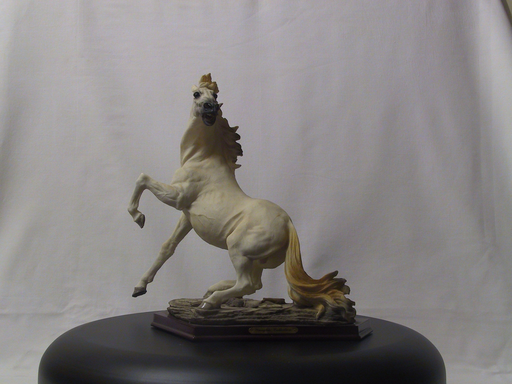
#> input picture hw05_Epipolar Line/horse_0.png, 512 x 384 px
$ python hw05.py   (Python 2 division)   (older library calls are emulated)
#> lines starting #> are read from the running program, lines starting #| are printed output that depends on the picture
import cv2
import numpy as np
import math
from numpy.linalg import  inv

points = []
def read_image(img_name):
#> called with img_name = 'horse_0.png'
    img = cv2.imread(img_name,1)
#> img is the input picture: shape (384, 512, 3); mean B, G, R 128.4, 129, 132.7
    if img is None:
        print ("file: '{}' could not read".format(img_name))
        return -1
    else:
        return img
def find_avg_point(points):
    avgx = 0
    avgy = 0

    for p1 in points:
        avgx = avgx + p1[0]
        avgy = avgy + p1[1]

    avgp = (avgx/len(points),avgy/len(points))
    return avgp
def find_avg_distance(points):
    avg = 0
    for p in points:
        avg = avg + math.sqrt(pow(p[0],2)+pow(p[1],2))

    avg = avg/len(points)
    return avg
## Function to pick 8 random unique point
def pick_random(number):
    while True:
        r =np.random.randint(number,size=8)
        r.sort(kind='quicksort')
        c = 0
        while c<7:
            if r[c] ==r[c+1]:
                flag = True
                break
            else:
                flag = False
                c = c+1

        if flag == False:
            break
    return r
def eightPointAlgorithm(points1,points2):
    ## Find normalization parameters
    avgp_1 = find_avg_point(points1)
    avgp_2 = find_avg_point(points2)

    moved_points1 = []
    moved_points2 = []
    for (p1,p2) in zip(points1,points2):
        temp1 = [(p1[0]-avgp_1[0]),(p1[1]-avgp_1[1])]
        temp2 = [(p2[0]-avgp_2[0]),(p2[1]-avgp_2[1])]
        moved_points1.append(temp1)
        moved_points2.append(temp2)

    avgdistance_1 = find_avg_distance(moved_points1)
    avgdistance_2 = find_avg_distance(moved_points2)

    scale1 = math.sqrt(2)/avgdistance_1
    scale2 = math.sqrt(2)/avgdistance_2
    for (p1,p2) in zip(moved_points1,moved_points2):
        p1[0] = p1[0]*scale1
        p1[1] = p1[1]*scale1
        p2[0] = p2[0]*scale2
        p2[1] = p2[1]*scale2

    ## Calculate T matrices from founded parameters
    t1 = np.array([ [scale1,0,-1*avgp_1[0]*scale1],
                    [0,scale1,-1*avgp_1[1]*scale1],
                    [0,0,1]
                    ])
    t2 = np.array([ [scale2,0,-1.0*avgp_2[0]*scale2],
                    [0,scale2,-1.0*avgp_2[1]*scale2],
                    [0,0,1]
                    ])
    ## Construct A matrices from normalized correspondences
    A = np.zeros((len(moved_points1),9))
    i = 0
    for (p1,p2) in zip(moved_points1,moved_points2):
        A[i]   = [p2[0]*p1[0],p2[0]*p1[1],p2[0], p2[1]*p1[0], p2[1]*p1[1], p2[1],
                    p1[0], p1[1], 1]
        i = i+1
    ## Evaluate SVD of A matrix
    (U, S, V) = np.linalg.svd(A)
    V = V.conj().T;
    F = V[:,8].reshape(3,3).copy()
    (U,D,V) = np.linalg.svd(F);
    F = np.dot(np.dot(U,np.diag([D[0], D[1], 0])),V);

    # denormalize
    F = np.dot(np.dot(t2.T,F),t1);
    return F

## Lab9 RANSAC Algorithm
def ransacFundamentalMatrix(good,kp1,kp2):
    ## initial guess for iteration(N)
    N = 10000
    ## iteration counter
    Nplus = 0
    ## Keep best Matrix with maximum inlier number
    bestF = np.zeros((3,3),np.float)
    maxInlier = 0
    ## iteration to find best Matrix
    while Nplus<N:
        random8_1 = []
        random8_2 = []
        ## pick random correspondences
        random8 = pick_random(len(good))
        for i in random8:
            p1 = (float(kp1[good[i][0].queryIdx].pt[0]),float(kp1[good[i][0].queryIdx].pt[1]))
            p2 = (float(kp2[good[i][0].trainIdx].pt[0]),float(kp2[good[i][0].trainIdx].pt[1]))
            random8_1.append(p1)
            random8_2.append(p2)

        ## find Matrix with random 8 correspondences
        F = eightPointAlgorithm(np.asarray(random8_1),np.asarray(random8_2))
        inlierCount = 0

        ## Calculate inlier number for FMatrix obtained using selected 8 corr.
        for i in range(len(good)):
            p1 = [kp1[good[i][0].queryIdx].pt[0],kp1[good[i][0].queryIdx].pt[1]]
            p2 = [kp2[good[i][0].trainIdx].pt[0],kp2[good[i][0].trainIdx].pt[1]]
            temp = [p1[0],p1[1],1.0]
            line = np.dot(F,temp)
            distance = np.absolute(line[0]*p2[0]+line[1]*p2[1]+line[2])/np.sqrt(pow(line[0],2)+pow(line[1],2))
            if (distance <=3):
                inlierCount = inlierCount+1

        if(inlierCount>maxInlier):
            maxInlier = inlierCount
            bestF = F.copy()
        if inlierCount <1:
            continue

        inlierRatio = (float(inlierCount)/len(good))*100.0
        #print inlierRatio

        ## Assign new N
        ws = pow(float(inlierCount)/len(good),8)
        Nnew = math.log10(0.01)/math.log10(1-ws)
        if Nnew<N:
            N = Nnew
        Nplus = Nplus+1

    ## Get inliers of best FMatrix
    corr1 = []
    corr2 = []
    for i in range(len(good)):
        p1 = [kp1[good[i][0].queryIdx].pt[0],kp1[good[i][0].queryIdx].pt[1]]
        p2 = [kp2[good[i][0].trainIdx].pt[0],kp2[good[i][0].trainIdx].pt[1]]
        temp = [p1[0],p1[1],1.0]
        line = np.dot(bestF,temp)
        distance = np.absolute(line[0]*p2[0]+line[1]*p2[1]+line[2])/np.sqrt(pow(line[0],2)+pow(line[1],2))

        if (distance <=3):
            corr1.append(p1)
            corr2.append(p2)

    return corr1,corr2
## Mouse CallBack
def mouseCallBack(event,x,y,flags,param):
    global points

    if event == cv2.EVENT_LBUTTONDBLCLK:
        if x < (img1.shape)[1]:
            points.append([x,y])
        else:
            print 'Pick a point from first image'

def drawLine(line,combined,shape):

    borders =[  [0, 1, 0],[1, 0, 0],
                [0, 1, -1*shape[0]],
                [1, 0, -1*shape[1]]
             ]
    intercept = []
    for border in borders:
        cross = np.cross(line,border)
        if cross[2] != 0:
            cross = cross/cross[2]
            if(cross[0]>=0 and cross[0]<=shape[1]) and (cross[1]>=0 and cross[1]<=shape[0]):
                intercept.append([int(shape[1]+cross[0]),int(cross[1])])

    cv2.line(combined,(intercept[0][0],intercept[0][1]),(intercept[1][0],intercept[1][1]),
            (0,0,255),1,cv2.LINE_AA )

if __name__== '__main__':

    ## Read images and convert Gray
    src1 = read_image("horse_0.png")
    src2 = read_image("horse_20.png")
#> call 2 of read_image, with img_name = 'horse_20.png'
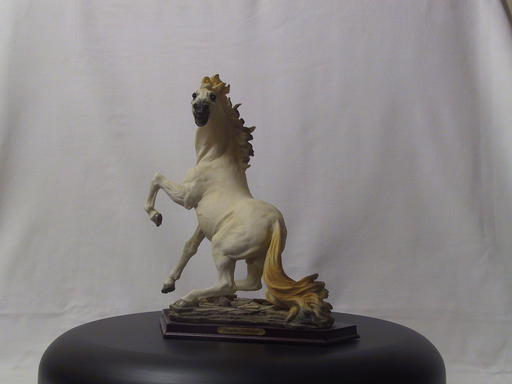
#> input picture hw05_Epipolar Line/horse_20.png, 512 x 384 px
#> in read_image, img is the input picture: shape (384, 512, 3); mean B, G, R 131.8, 131.7, 136
    img1 = cv2.cvtColor(src1,cv2.COLOR_BGR2GRAY)
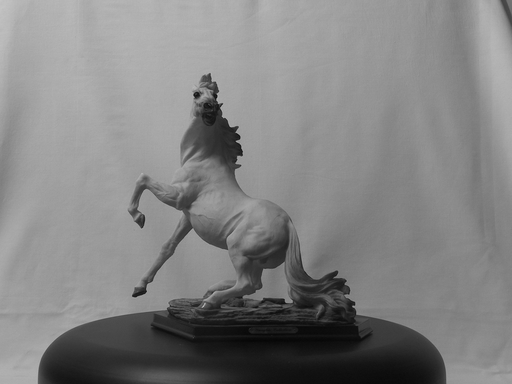
#> img1: shape (384, 512); min 6, max 197, mean 130
    img2 = cv2.cvtColor(src2,cv2.COLOR_BGR2GRAY)
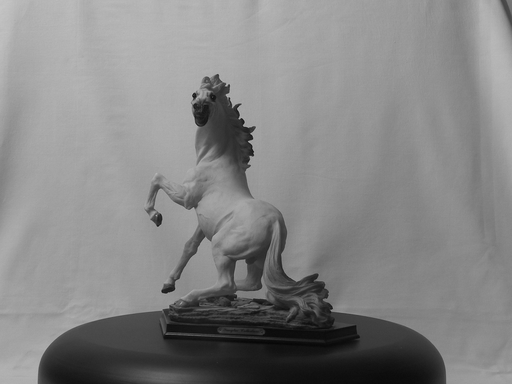
#> img2: shape (384, 512); min 6, max 197, mean 133

    ## Find Keypoints and descriptors with SIFT
    sift = cv2.xfeatures2d.SIFT_create()
    kp1,des1 = sift.detectAndCompute(img1,None)
#> kp1 = 185 keypoints; strongest (x, y, size): (197, 95, 4.7), (214, 135, 36.1), (135, 295, 3.3), (141, 221, 6.3)
    kp2,des2 = sift.detectAndCompute(img2,None)
#> kp2 = 208 keypoints; strongest (x, y, size): (194, 95, 3.3), (220, 123, 40.2), (158, 220, 6.7), (168, 289, 7.1)

    ## Make kNN match
    bf = cv2.BFMatcher()
    matches = bf.knnMatch(des1,des2,k=2)
#> matches = 185 matches
    ## Apply ratio test
    good = []
    for m,n in matches:
        if m.distance<0.75*n.distance:
            good.append([m])
#> after the loop, good = 28 matches

    ## Implement RANSAC Algorithm
    corr1,corr2 = ransacFundamentalMatrix(good,kp1,kp2)
#> the loop in ransacFundamentalMatrix, `while Nplus<N:` made 66 passes
#> (random8, inlierRatio, ws, Nnew, N) on passes 5, 6, 9: ([3, 6, 11, 14, 18, 23, 25, 27], 53.57, 0.00678, 676.6, 676.6), ([0, 3, 10, 12, 14, 20, 21, 25], 64.29, 0.0292, 155.6, 155.6), ([0, 1, 8, 16, 19, 21, 22, 25], 71.43, 0.0678, 65.63, 65.63)
#> (random8, inlierRatio, ws, Nnew) on passes 1, 2, 3, 4, 7, 8: ([4, 6, 9, 18, 19, 21, 23, 24], 28.57, 4.44e-05, 103700.4), ([1, 6, 7, 12, 14, 23, 24, 26], 10.71, 1.74e-08, 265179466.8), ([5, 8, 9, 13, 17, 20, 24, 25], 35.71, 0.000265, 17396.1), ([4, 5, 6, 8, 15, 17, 20, 21], 21.43, 4.45e-06, 1035855), ([0, 9, 10, 11, 18, 21, 23, 26], 28.57, 4.44e-05, 103700.4), ([2, 3, 8, 12, 14, 20, 24, 26], 25, 1.53e-05, 301802.1)
#> after the loop in ransacFundamentalMatrix, `while Nplus<N:`: N = 65.63; Nplus = 66; bestF = [[-1.12e-06, -1.33e-05, 0.00294], [1.55e-05, -3.38e-06, 0.00736], [-0.00371, -0.00643, 0.0932]]; maxInlier = 20
#> the loop in ransacFundamentalMatrix, `for i in range(len(good)):` made 28 passes
#> (p2, temp, line, distance) on passes 1 to 10: ([126.8, 285], [101.9, 295.1, 1], [-0.0011, 0.00794, -2.18], 7.44), ([161.3, 287.4], [132.1, 292, 1], [-0.00109, 0.00842, -2.28], 3.71), ([167.1, 281], [138.6, 284.1, 1], [-0.000997, 0.00855, -2.25], 1.6), ([158, 219.7], [140.8, 221.5, 1], [-0.000166, 0.00879, -1.85], 5.91), ([171.9, 271.6], [144.5, 273.9, 1], [-0.000867, 0.00867, -2.2], 0.251), ([158.6, 178.2], [145.2, 178.3, 1], [0.000404, 0.00901, -1.59], 8.46), ([220, 152.6], [168.4, 309.4, 1], [-0.00137, 0.00892, -2.52], 161.9), ([194.3, 95.43], [196.7, 94.69, 1], [0.00146, 0.0101, -1.25], 0.0594), ([210.7, 75.36], [206.3, 73.56, 1], [0.00173, 0.0103, -1.15], 0.391), ([220, 152.6], [206.5, 154.7, 1], [0.00065, 0.01, -1.67], 0.615)
#> after the loop in ransacFundamentalMatrix, `for i in range(len(good)):`: corr1 = 20 items, first 6: [138.6, 284.1], [144.5, 273.9], [196.7, 94.69], [206.3, 73.56], [206.5, 154.7], [207.5, 205.1]; corr2 = 20 items, first 6: [167.1, 281], [171.9, 271.6], [194.3, 95.43], [210.7, 75.36], [220, 152.6], [210.2, 203.7]

    ## Implement Step 6
    F = np.zeros((3,3),np.float)
    inlierNumber = len(good)
#> inlierNumber = 28
    while True:
        tempF = eightPointAlgorithm(np.asarray(corr1),np.asarray(corr2))

        tempCorr1 = []
        tempCorr2 = []
        inlierCount = 0
        for i in range(len(good)):
            p1 = [kp1[good[i][0].queryIdx].pt[0],kp1[good[i][0].queryIdx].pt[1]]
            p2 = [kp2[good[i][0].trainIdx].pt[0],kp2[good[i][0].trainIdx].pt[1]]
            temp = [p1[0],p1[1],1.0]
            line = np.dot(tempF,temp)
            distance = np.absolute(line[0]*p2[0]+line[1]*p2[1]+line[2])/np.sqrt(pow(line[0],2)+pow(line[1],2))
            if (distance <=3):
                tempCorr1.append(p1)
                tempCorr2.append(p2)
                inlierCount = inlierCount+1

        if inlierCount == inlierNumber:
            F = tempF
            break
        else:
            inlierNumber = inlierCount
            corr1 = tempCorr1[:]
            corr2 = tempCorr2[:]
#> this loop made 3 passes
#> (avgp_1 in eightPointAlgorithm, avgp_2 in eightPointAlgorithm, t1 in eightPointAlgorithm, t2 in eightPointAlgorithm) on pass 1: ((247.2, 219.9), (242.9, 220.5), [[0.0153, 0, -3.78], [0, 0.0153, -3.37], [0, 0, 1]], [[0.0166, 0, -4.03], [0, 0.0166, -3.66], [0, 0, 1]])

    ## Visualization tool settings
    rows,cols,channels = src1.shape
#> rows = 384; cols = 512; channels = 3
    combined = np.zeros((rows,cols*2,channels),src1.dtype)
    cv2.namedWindow('img')
    cv2.setMouseCallback('img',mouseCallBack)

    while(1):
        # Create shared image
        combined[0:rows,0:cols] = src1
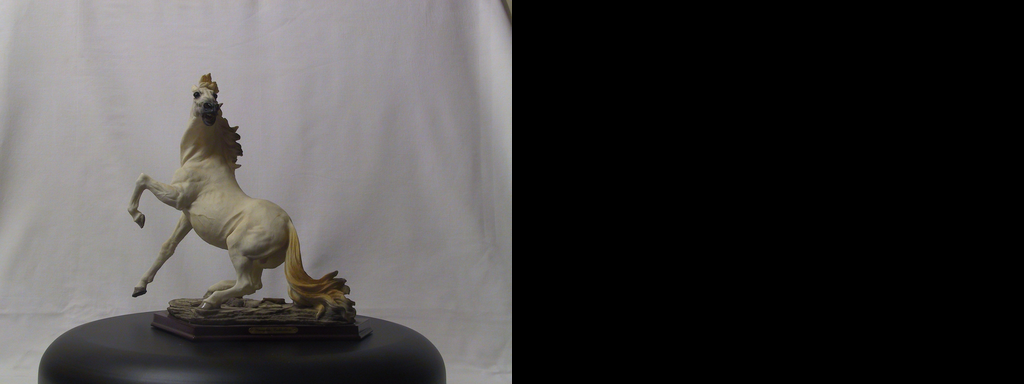
#> combined: shape (384, 1024, 3); mean B, G, R 64.2, 64.5, 66.3
        combined[0:rows,cols:] =  src2
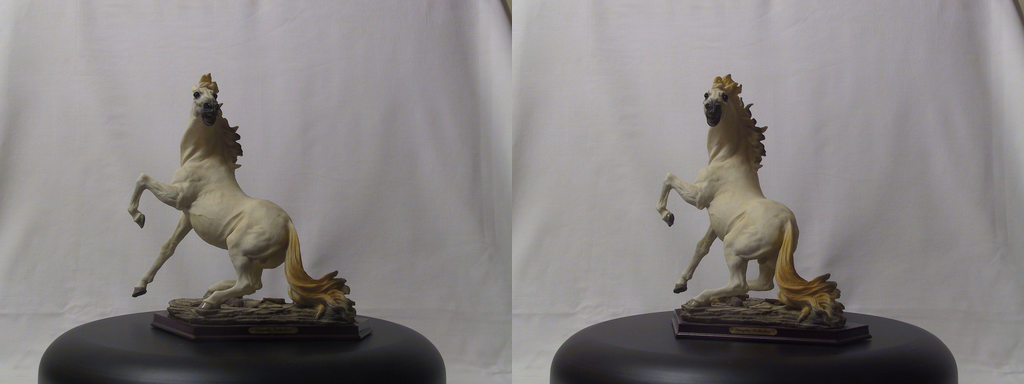
#> combined: shape (384, 1024, 3); mean B, G, R 130.1, 130.3, 134.3

        # Draw circles and epilines
        for p in points:
            cv2.circle(combined,(p[0],p[1]),4,(255,0,0),-1)
            line = np.dot(F,np.asarray([p[0],p[1],1]))
            drawLine(line,combined,(rows,cols))

        cv2.imshow('img',combined)

        if cv2.waitKey(20) & 0xFF == 27:
#> (key Esc is pressed here)
            break

    cv2.destroyAllWindows()
